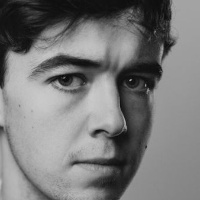
#> input picture FaceRecognition/pictures/dataset/166963949557.jpg, 200 x 200 px, found by its file name; its folder holds only this picture in this run
$ python read_data.py
#> lines starting #> are read from the running program, lines starting #| are printed output that depends on the picture
### FaceRecognition/faceRecognition/read_img.py
import os
import cv2


#根据输入的文件夹绝对路径，将该文件夹下的所有指定suffix的文件读取存入一个list,该list的第一个元素是该文件夹的名字
# [21 lines left out: function readAllImg, not called in this run]

#输入一个字符串一个标签，对这个字符串的后续和标签进行匹配
def endwith(s,*endstring):
   resultArray = map(s.endswith,endstring)
   if True in resultArray:
       return True
   else:
       return False

# [4 lines that do not run on import are left out]
  # [4 lines of commented-out code are left out]

### FaceRecognition/faceRecognition/read_data.py
import os
import cv2
import numpy as np

from read_img import endwith

#输入一个文件路径，对其下的每个文件夹下的图片读取，并对每个文件夹给一个不同的Label
#返回一个img的list,返回一个对应label的list,返回一下有几个文件夹（有几种label)

def read_file(path):
#> called with path = 'F:\\Python\\FaceRecognition\\pictures'
    img_list = []
    label_list = []
    dir_counter = 0
    IMG_SIZE = 128

    #对路径下的所有子文件夹中的所有jpg文件进行读取并存入到一个list中
    for child_dir in os.listdir(path):
         child_path = os.path.join(path, child_dir)

         for dir_image in  os.listdir(child_path):
             if endwith(dir_image,'jpg'):
                img = cv2.imread(os.path.join(child_path, dir_image))
#> img is the input picture: shape (200, 200, 3); min 6, max 202, mean 120.6
                resized_img = cv2.resize(img, (IMG_SIZE, IMG_SIZE))
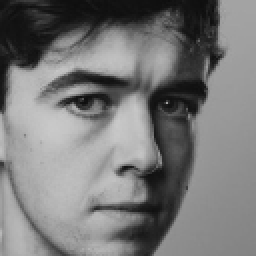
#> resized_img: shape (128, 128, 3) (shown 2 times larger); min 13, max 201, mean 120.5
                recolored_img = cv2.cvtColor(resized_img,cv2.COLOR_BGR2GRAY)
                img_list.append(recolored_img)
                label_list.append(dir_counter)

         dir_counter += 1

    # 返回的img_list转成了 np.array的格式
    img_list = np.array(img_list)

    return img_list,label_list,dir_counter

#读取训练数据集的文件夹，把他们的名字返回给一个list
def read_name_list(path):
    name_list = []
    for child_dir in os.listdir(path):
        name_list.append(child_dir)
    return name_list


if __name__ == '__main__':
    img_list,label_lsit,counter = read_file("F:\\Python\\FaceRecognition\\pictures")
#> label_lsit = [0]; counter = 1
    print(counter)
#| 1
